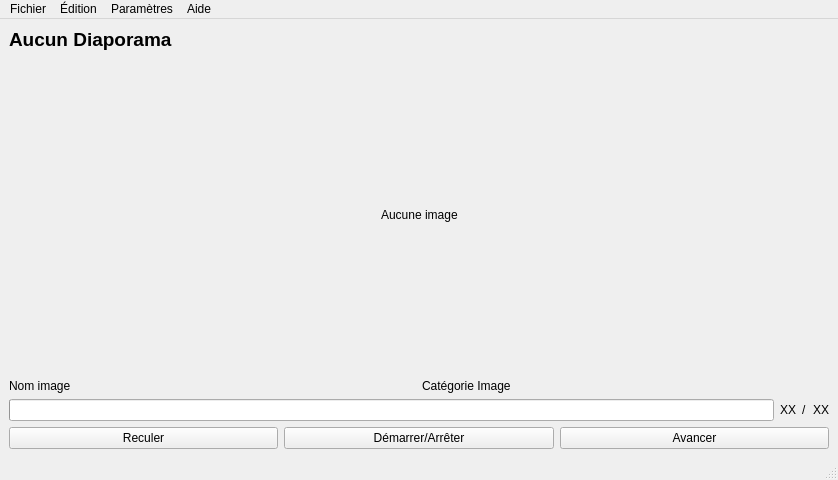
<?xml version="1.0" encoding="UTF-8"?>
<ui version="4.0">
 <class>LecteurVue</class>
 <widget class="QMainWindow" name="LecteurVue">
  <property name="geometry">
   <rect>
    <x>0</x>
    <y>0</y>
    <width>838</width>
    <height>480</height>
   </rect>
  </property>
  <property name="windowTitle">
   <string>LecteurVue</string>
  </property>
  <widget class="QWidget" name="centralwidget">
   <layout class="QVBoxLayout" name="verticalLayout">
    <item>
     <widget class="QLabel" name="diapoTitle">
      <property name="font">
       <font>
        <pointsize>14</pointsize>
        <bold>true</bold>
       </font>
      </property>
      <property name="text">
       <string>Aucun Diaporama</string>
      </property>
     </widget>
    </item>
    <item>
     <layout class="QVBoxLayout" name="verticalLayout_2">
      <item>
       <spacer name="verticalSpacer_2">
        <property name="orientation">
         <enum>Qt::Vertical</enum>
        </property>
        <property name="sizeHint" stdset="0">
         <size>
          <width>20</width>
          <height>40</height>
         </size>
        </property>
       </spacer>
      </item>
      <item>
       <layout class="QHBoxLayout" name="horizontalLayout_4">
        <item>
         <spacer name="horizontalSpacer">
          <property name="orientation">
           <enum>Qt::Horizontal</enum>
          </property>
          <property name="sizeHint" stdset="0">
           <size>
            <width>40</width>
            <height>20</height>
           </size>
          </property>
         </spacer>
        </item>
        <item>
         <widget class="QLabel" name="image">
          <property name="text">
           <string>Aucune image</string>
          </property>
          <property name="pixmap">
           <pixmap>C:/DIAPO/img.png</pixmap>
          </property>
         </widget>
        </item>
        <item>
         <spacer name="horizontalSpacer_2">
          <property name="orientation">
           <enum>Qt::Horizontal</enum>
          </property>
          <property name="sizeHint" stdset="0">
           <size>
            <width>40</width>
            <height>20</height>
           </size>
          </property>
         </spacer>
        </item>
       </layout>
      </item>
      <item>
       <spacer name="verticalSpacer">
        <property name="orientation">
         <enum>Qt::Vertical</enum>
        </property>
        <property name="sizeHint" stdset="0">
         <size>
          <width>20</width>
          <height>40</height>
         </size>
        </property>
       </spacer>
      </item>
      <item>
       <layout class="QHBoxLayout" name="horizontalLayout_2">
        <item>
         <widget class="QLabel" name="imageName">
          <property name="text">
           <string>Nom image</string>
          </property>
         </widget>
        </item>
        <item>
         <widget class="QLabel" name="imageCat">
          <property name="text">
           <string>Catégorie Image</string>
          </property>
         </widget>
        </item>
       </layout>
      </item>
     </layout>
    </item>
    <item>
     <layout class="QHBoxLayout" name="horizontalLayout_3">
      <item>
       <widget class="QProgressBar" name="diapoProgress">
        <property name="value">
         <number>0</number>
        </property>
        <property name="textVisible">
         <bool>false</bool>
        </property>
        <property name="orientation">
         <enum>Qt::Horizontal</enum>
        </property>
       </widget>
      </item>
      <item>
       <widget class="QLabel" name="currentImage">
        <property name="text">
         <string>XX</string>
        </property>
       </widget>
      </item>
      <item>
       <widget class="QLabel" name="slash">
        <property name="text">
         <string>/</string>
        </property>
       </widget>
      </item>
      <item>
       <widget class="QLabel" name="totalImages">
        <property name="text">
         <string>XX</string>
        </property>
       </widget>
      </item>
     </layout>
    </item>
    <item>
     <layout class="QHBoxLayout" name="horizontalLayout">
      <item>
       <widget class="QPushButton" name="previousBtn">
        <property name="text">
         <string>Reculer</string>
        </property>
       </widget>
      </item>
      <item>
       <widget class="QPushButton" name="modeBtn">
        <property name="text">
         <string>Démarrer/Arrêter</string>
        </property>
       </widget>
      </item>
      <item>
       <widget class="QPushButton" name="nextBtn">
        <property name="text">
         <string>Avancer</string>
        </property>
       </widget>
      </item>
     </layout>
    </item>
   </layout>
  </widget>
  <widget class="QMenuBar" name="menubar">
   <property name="geometry">
    <rect>
     <x>0</x>
     <y>0</y>
     <width>838</width>
     <height>22</height>
    </rect>
   </property>
   <widget class="QMenu" name="menuFichier">
    <property name="title">
     <string>Fichier</string>
    </property>
    <addaction name="actionCharger_les_diaporamas"/>
    <addaction name="actionEnlever_les_diaporamas"/>
    <addaction name="separator"/>
    <addaction name="actionQuitter"/>
   </widget>
   <widget class="QMenu" name="menuDiaporama">
    <property name="title">
     <string>Paramètres</string>
    </property>
    <widget class="QMenu" name="menuMode">
     <property name="title">
      <string>Mode</string>
     </property>
     <addaction name="actionAutomatique_2"/>
     <addaction name="actionManuel_2"/>
    </widget>
    <widget class="QMenu" name="menuVitesse_de_d_filement">
     <property name="title">
      <string>Vitesse de défilement</string>
     </property>
     <addaction name="action1_seconde"/>
     <addaction name="action5_secondes"/>
     <addaction name="action10_secondes"/>
     <addaction name="actionPersonnalis"/>
    </widget>
    <addaction name="actionChanger_un_diaporama"/>
    <addaction name="separator"/>
    <addaction name="menuMode"/>
    <addaction name="menuVitesse_de_d_filement"/>
   </widget>
   <widget class="QMenu" name="menuAide">
    <property name="title">
     <string>Aide</string>
    </property>
    <addaction name="actionA_propos"/>
   </widget>
   <widget class="QMenu" name="menu_dition">
    <property name="title">
     <string>Édition</string>
    </property>
    <addaction name="actionChanger_URI_image"/>
    <addaction name="actionChanger_Cat_image"/>
    <addaction name="actionChanger_la_vitesse_par_d_faut_du_diaporama"/>
   </widget>
   <addaction name="menuFichier"/>
   <addaction name="menu_dition"/>
   <addaction name="menuDiaporama"/>
   <addaction name="menuAide"/>
  </widget>
  <widget class="QStatusBar" name="statusBar"/>
  <action name="actionAutomatique_2">
   <property name="checkable">
    <bool>true</bool>
   </property>
   <property name="text">
    <string>Automatique</string>
   </property>
  </action>
  <action name="actionManuel_2">
   <property name="checkable">
    <bool>true</bool>
   </property>
   <property name="text">
    <string>Manuel</string>
   </property>
  </action>
  <action name="actionQuitter">
   <property name="text">
    <string>Quitter</string>
   </property>
  </action>
  <action name="action1_seconde">
   <property name="text">
    <string>1 seconde</string>
   </property>
  </action>
  <action name="action5_secondes">
   <property name="text">
    <string>5 secondes</string>
   </property>
  </action>
  <action name="action10_secondes">
   <property name="text">
    <string>10 secondes</string>
   </property>
  </action>
  <action name="actionPersonnalis">
   <property name="text">
    <string>Personnalisé</string>
   </property>
  </action>
  <action name="actionA_propos">
   <property name="text">
    <string>A propos</string>
   </property>
  </action>
  <action name="actionChanger_un_diaporama">
   <property name="text">
    <string>Changer un diaporama</string>
   </property>
  </action>
  <action name="actionCharger_les_diaporamas">
   <property name="text">
    <string>Charger les diaporamas</string>
   </property>
  </action>
  <action name="actionEnlever_les_diaporamas">
   <property name="text">
    <string>Enlever les diaporamas</string>
   </property>
  </action>
  <action name="actionChanger_URI_image">
   <property name="text">
    <string>Changer l'URI de l'image</string>
   </property>
  </action>
  <action name="actionChanger_Cat_image">
   <property name="text">
    <string>Changer la catégorie de l'image</string>
   </property>
  </action>
  <action name="actionChanger_la_vitesse_par_d_faut_du_diaporama">
   <property name="text">
    <string>Changer la vitesse par défaut du diaporama</string>
   </property>
  </action>
 </widget>
 <resources/>
 <connections/>
</ui>
